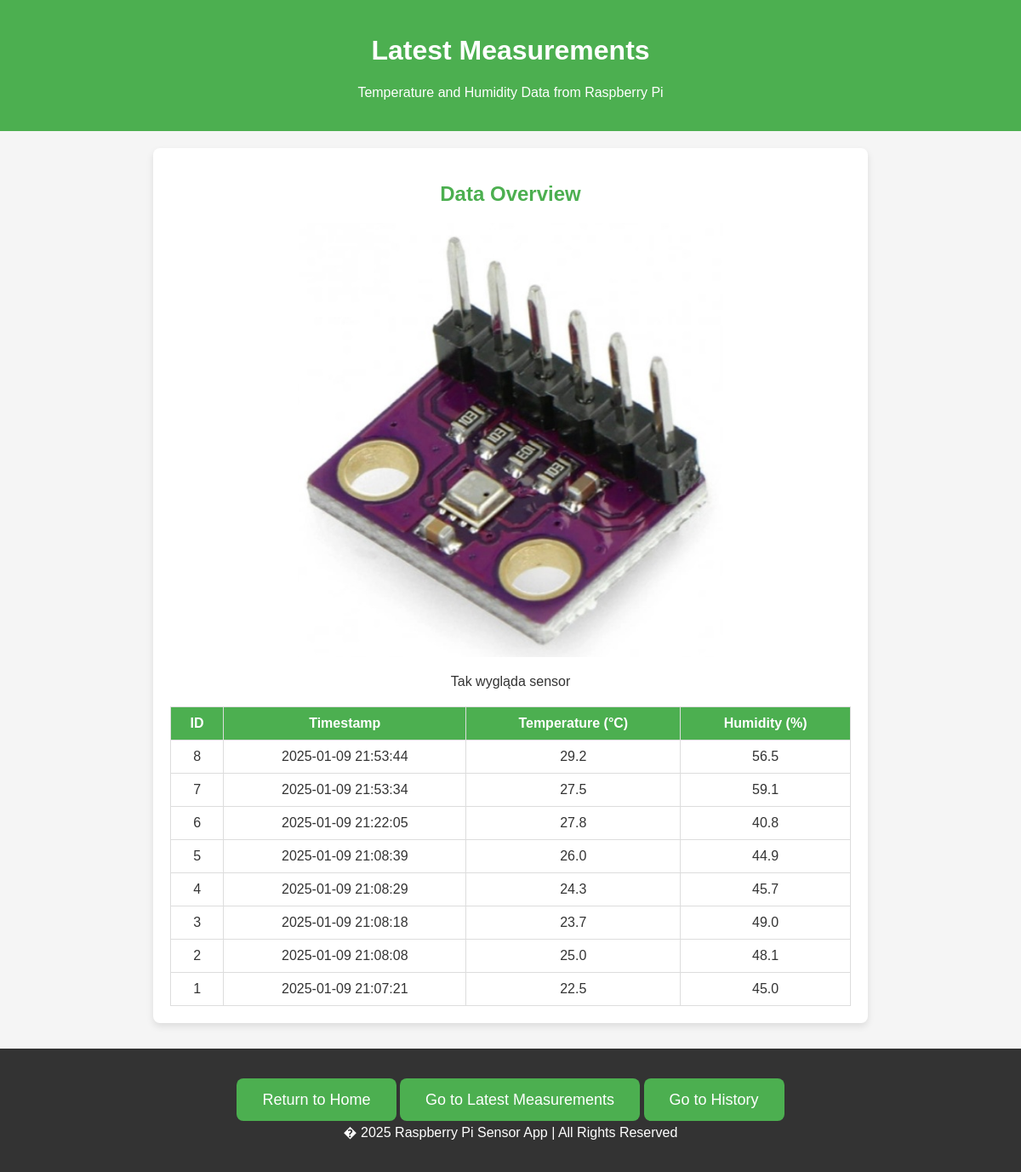
Page /measurements_page on the earlier database version.
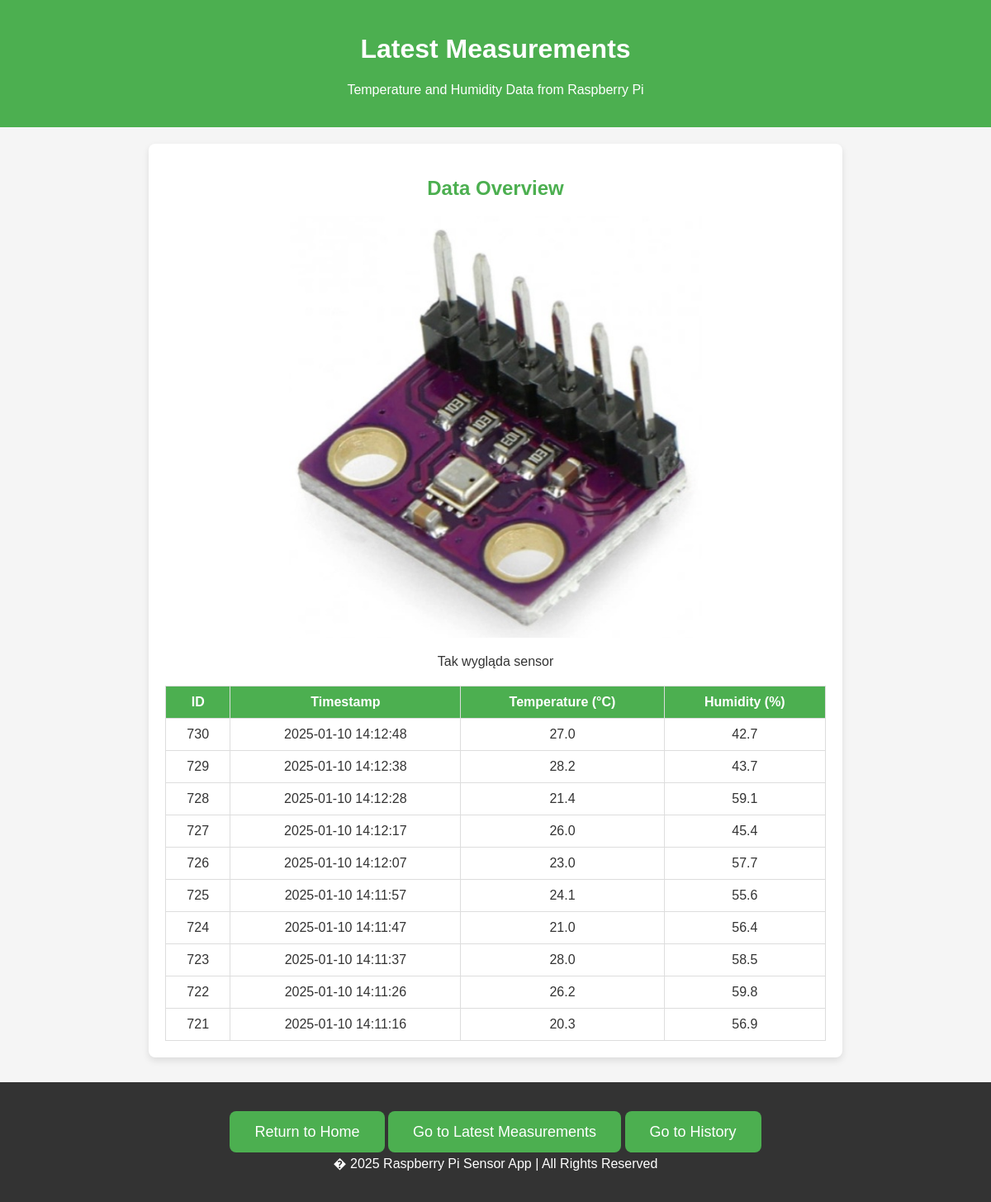
Same page on the later database version.
### tables this page shows
CREATE TABLE weather_control (
            id INTEGER PRIMARY KEY AUTOINCREMENT,
            timestamp DATETIME DEFAULT CURRENT_TIMESTAMP,
            temperature REAL,
            humidity REAL
        );

### app.py (the view)
@app.route('/measurements_page')
def measurements_page():
    conn = sqlite3.connect(DB_PATH)
    cursor = conn.cursor()
    cursor.execute("SELECT * FROM weather_control ORDER BY timestamp DESC LIMIT 10")
    measurements = cursor.fetchall()
    conn.close()
    return render_template('measurements.html', measurements=measurements)

### templates/measurements.html (shortened to what this page needs)
<!DOCTYPE html>
<html lang="en">
<head>
    <link rel="stylesheet" href="static/css/index.css">
</head>
<body>
    <header>
        <h1 class="welcome-msg">Latest Measurements</h1>
        <p>Temperature and Humidity Data from Raspberry Pi</p>
    </header>
    <div class="container">
        <h2>Data Overview</h2>
        <div class="image-container">
            <img src="static/images/weather.jpg" alt="Weather detector" class="resized-image">
            <p>Tak wygląda sensor</p>
        </div>
        <table>
            <thead>
                <tr>
                    <th>ID</th>
                    <th>Timestamp</th>
                    <th>Temperature (&deg;C)</th>
                    <th>Humidity (%)</th>
                </tr>
            </thead>
            <tbody>
                {% for measurement in measurements %}
                    <tr>
                        <td>{{ measurement[0] }}</td>
                        <td>{{ measurement[1] }}</td>
                        <td>{{ measurement[2] }}</td>
                        <td>{{ measurement[3] }}</td>
                    </tr>
                {% endfor %}
            </tbody>
        </table>
    </div>
    <footer>
        <div class="cta">
            <a href="/" class="button">Return to Home</a>
            <a href="/measurements_page" class="button">Go to Latest Measurements</a>
            <a href="/history_page" class="button">Go to History</a>
        </div>
        <p>� 2025 Raspberry Pi Sensor App | All Rights Reserved</p>
    </footer>
</body>
</html>

Differences in the rows shown:
no longer on this page (row unchanged): weather_control: id "8", timestamp "2025-01-09 21:53:44", temperature "29.2", humidity "56.5"
no longer on this page (row unchanged): weather_control: id "7", timestamp "2025-01-09 21:53:34", temperature "27.5", humidity "59.1"
no longer on this page (row unchanged): weather_control: id "6", timestamp "2025-01-09 21:22:05", temperature "27.8", humidity "40.8"
no longer on this page (row unchanged): weather_control: id "5", timestamp "2025-01-09 21:08:39", temperature "26.0", humidity "44.9"
no longer on this page (row unchanged): weather_control: id "4", timestamp "2025-01-09 21:08:29", temperature "24.3", humidity "45.7"
no longer on this page (row unchanged): weather_control: id "3", timestamp "2025-01-09 21:08:18", temperature "23.7", humidity "49.0"
no longer on this page (row unchanged): weather_control: id "2", timestamp "2025-01-09 21:08:08", temperature "25.0", humidity "48.1"
no longer on this page (row unchanged): weather_control: id "1", timestamp "2025-01-09 21:07:21", temperature "22.5", humidity "45.0"
added weather_control: id "730", timestamp "2025-01-10 14:12:48", temperature "27.0", humidity "42.7"
added weather_control: id "729", timestamp "2025-01-10 14:12:38", temperature "28.2", humidity "43.7"
added weather_control: id "728", timestamp "2025-01-10 14:12:28", temperature "21.4", humidity "59.1"
added weather_control: id "727", timestamp "2025-01-10 14:12:17", temperature "26.0", humidity "45.4"
added weather_control: id "726", timestamp "2025-01-10 14:12:07", temperature "23.0", humidity "57.7"
added weather_control: id "725", timestamp "2025-01-10 14:11:57", temperature "24.1", humidity "55.6"
added weather_control: id "724", timestamp "2025-01-10 14:11:47", temperature "21.0", humidity "56.4"
added weather_control: id "723", timestamp "2025-01-10 14:11:37", temperature "28.0", humidity "58.5"
added weather_control: id "722", timestamp "2025-01-10 14:11:26", temperature "26.2", humidity "59.8"
added weather_control: id "721", timestamp "2025-01-10 14:11:16", temperature "20.3", humidity "56.9"
